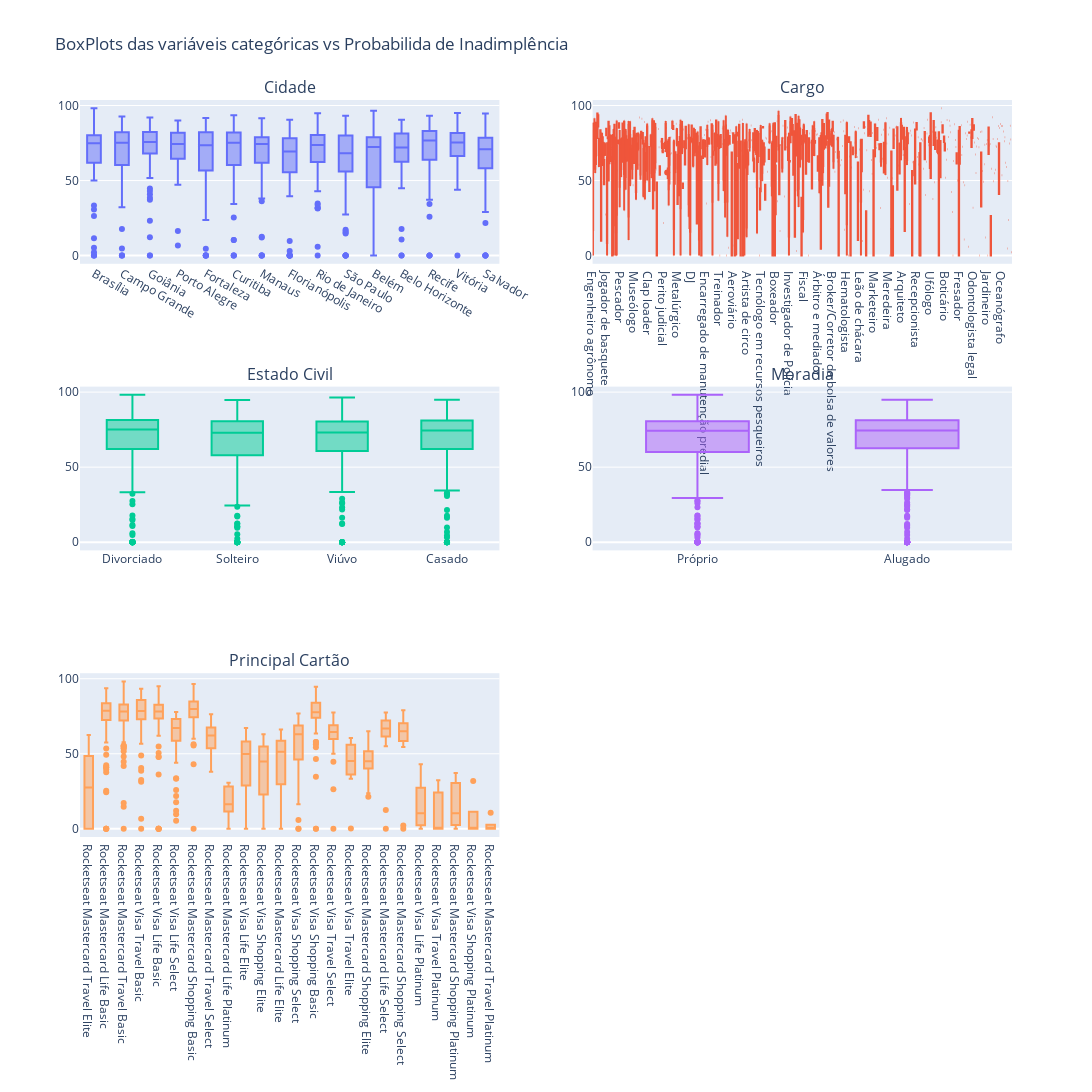

The code cell stored with this chart in its notebook:
### Markdown cell above
### Boxplot entre variáveis categóricas e target

### Code cell
# Calcular o número de linhas ncessárias
num_cols = 2
num_rows = math.ceil(len(cat_vars)/ num_cols)

# Criar subplots
fig = make_subplots(rows=num_rows,cols=num_cols, subplot_titles=cat_vars)

# Adicionar boxplots para cada variável categórica
for i, var in enumerate(cat_vars):
  row = (i // num_cols) + 1
  col = (i % num_cols) + 1

  fig.add_trace(
    go.Box(y=df_clients[target], x=df_clients[var], name=var),
    row=row, col=col
  )

# Atualizar layout
# Atualizar layout para remover a legenda
fig.update_layout(
  height=600*num_rows,
  width=1200,
  title_text="BoxPlots das variáveis categóricas vs Probabilida de Inadimplência",
  showlegend=False
)

fig.show()

### Figure 1 — Plotly figure (JSON) as saved in the notebook; plotly's stock layout.template omitted (floating-point values rounded to 4 significant figures; data arrays with more than 128 entries replaced by an {"elided": "..."} marker saying what was removed)
{"data": [{"name": "Cidade", "type": "box", "x": {"elided": "1000 str values"}, "xaxis": "x", "y": {"elided": "1000 float values"}, "yaxis": "y"}, {"name": "Cargo", "type": "box", "x": {"elided": "1000 str values"}, "xaxis": "x2", "y": {"elided": "1000 float values"}, "yaxis": "y2"}, {"name": "Estado Civil", "type": "box", "x": {"elided": "1000 str values"}, "xaxis": "x3", "y": {"elided": "1000 float values"}, "yaxis": "y3"}, {"name": "Moradia", "type": "box", "x": {"elided": "1000 str values"}, "xaxis": "x4", "y": {"elided": "1000 float values"}, "yaxis": "y4"}, {"name": "Principal Cartão", "type": "box", "x": {"elided": "1000 str values"}, "xaxis": "x5", "y": {"elided": "1000 float values"}, "yaxis": "y5"}], "layout": {"annotations": [{"font": {"size": 16}, "showarrow": false, "text": "Cidade", "x": 0.225, "xanchor": "center", "xref": "paper", "y": 1, "yanchor": "bottom", "yref": "paper"}, {"font": {"size": 16}, "showarrow": false, "text": "Cargo", "x": 0.775, "xanchor": "center", "xref": "paper", "y": 1, "yanchor": "bottom", "yref": "paper"}, {"font": {"size": 16}, "showarrow": false, "text": "Estado Civil", "x": 0.225, "xanchor": "center", "xref": "paper", "y": 0.6111, "yanchor": "bottom", "yref": "paper"}, {"font": {"size": 16}, "showarrow": false, "text": "Moradia", "x": 0.775, "xanchor": "center", "xref": "paper", "y": 0.6111, "yanchor": "bottom", "yref": "paper"}, {"font": {"size": 16}, "showarrow": false, "text": "Principal Cartão", "x": 0.225, "xanchor": "center", "xref": "paper", "y": 0.2222, "yanchor": "bottom", "yref": "paper"}], "height": 1800, "showlegend": false, "title": {"text": "BoxPlots das variáveis categóricas vs Probabilida de Inadimplência"}, "width": 1200, "xaxis": {"anchor": "y", "domain": [0, 0.45]}, "xaxis2": {"anchor": "y2", "domain": [0.55, 1]}, "xaxis3": {"anchor": "y3", "domain": [0, 0.45]}, "xaxis4": {"anchor": "y4", "domain": [0.55, 1]}, "xaxis5": {"anchor": "y5", "domain": [0, 0.45]}, "xaxis6": {"anchor": "y6", "domain": [0.55, 1]}, "yaxis": {"anchor": "x", "domain": [0.7778, 1]}, "yaxis2": {"anchor": "x2", "domain": [0.7778, 1]}, "yaxis3": {"anchor": "x3", "domain": [0.3889, 0.6111]}, "yaxis4": {"anchor": "x4", "domain": [0.3889, 0.6111]}, "yaxis5": {"anchor": "x5", "domain": [0, 0.2222]}, "yaxis6": {"anchor": "x6", "domain": [0, 0.2222]}}}
